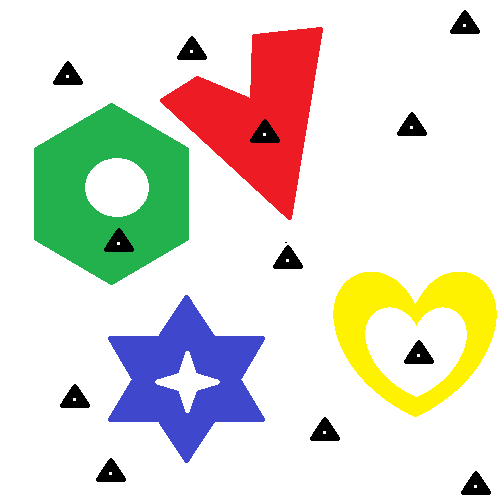
#> input picture Imagens/imagem.png, 500 x 500 px
$ python realcar_bordas.py   (older library calls are emulated)
#> lines starting #> are read from the running program, lines starting #| are printed output that depends on the picture
import cv2

# ler imagem no formato BGR
imagem = cv2.imread("../../Imagens/imagem.png")
#> imagem is the input picture: shape (500, 500, 3); mean B, G, R 210.8, 221, 223.1

# Converter a imagem para escala de cinza
imagem_cinza = cv2.cvtColor(imagem, cv2.COLOR_BGR2GRAY)
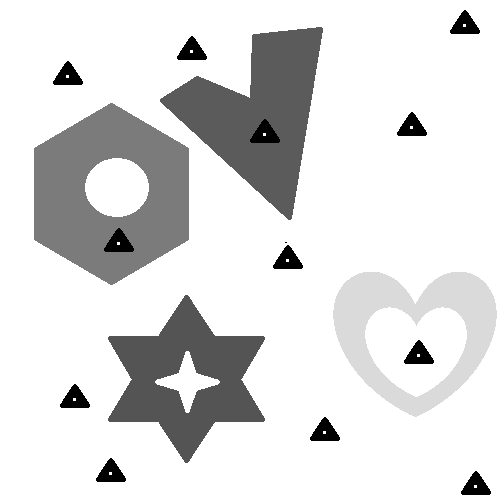
#> imagem_cinza: shape (500, 500); min 0, max 255, mean 220.4

# Aplicar um filtro de realce de bordas
imagem_realcada = cv2.Laplacian(imagem_cinza, cv2.CV_64F)
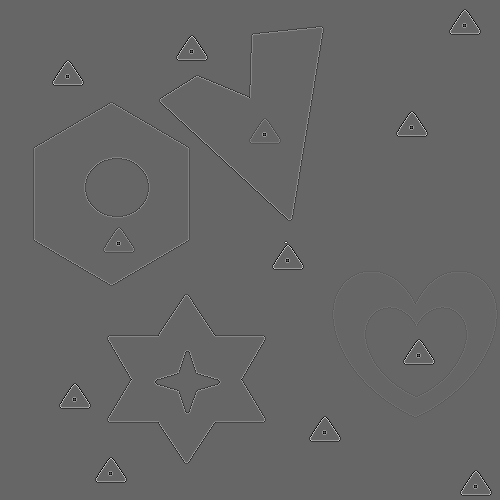
#> imagem_realcada: shape (500, 500) float64; min -513, max 765, mean 0; drawn with min black and max white

# armazenar imagem
cv2.imwrite("imagem_realcada.png",imagem_realcada)
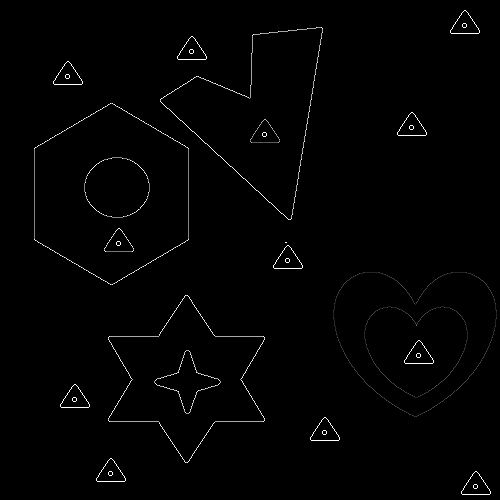
#> saved as imagem_realcada.png: shape (500, 500); min 0, max 255, mean 2.7
